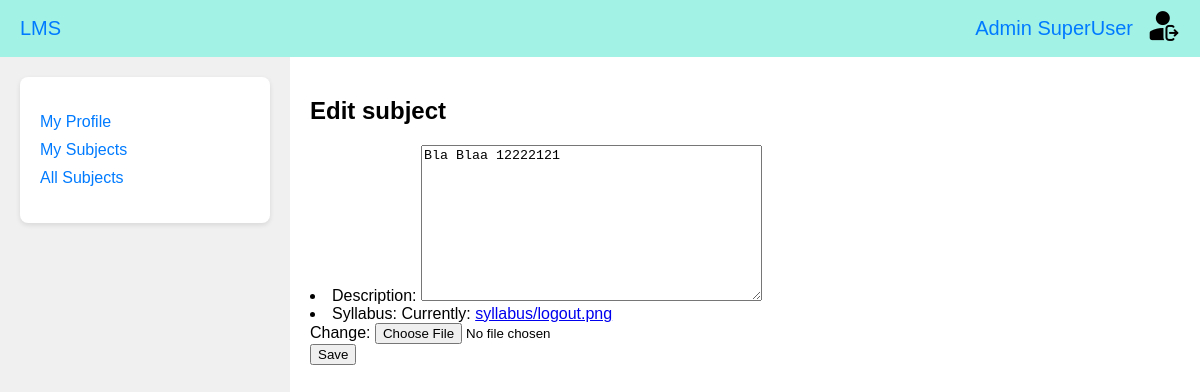
The app's page /subjects/edit/ (signed in), older data.
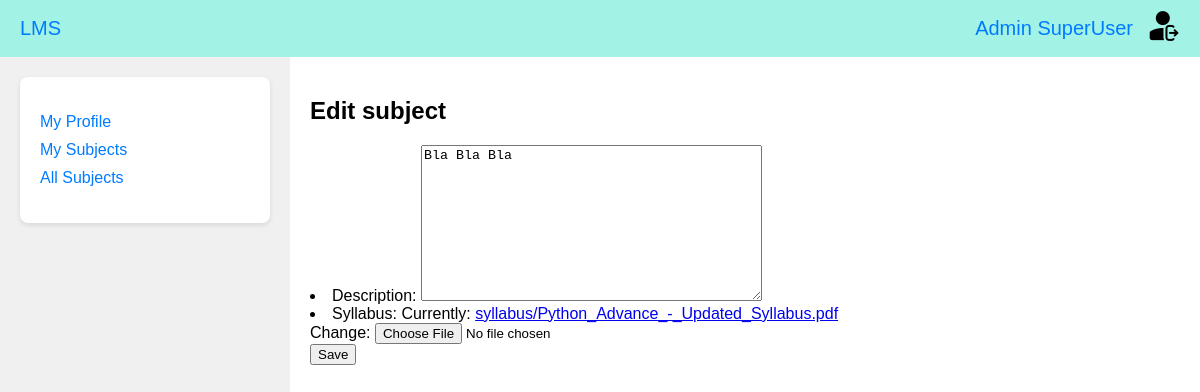
The same page, newer data.
### universities_app/models.py (models this page shows, shortened)
class Subject(models.Model):
    name = models.CharField(max_length=200, verbose_name=_("Subject name"), unique=True)
    description = models.TextField(verbose_name=_("Description"))
    syllabus = models.FileField(verbose_name=_("Syllabus"), upload_to="syllabus/")
    faculties = models.ManyToManyField("Faculty", verbose_name=_("Faculties"))
    lecturer = models.OneToOneField(
        "Lecturer", on_delete=models.CASCADE, verbose_name=_("Lecturer")
    )
    student = models.ManyToManyField(
        "Student",
        verbose_name=_("Student"),
        limit_choices_to={"id__lte": 7},
        blank=True,
    )
    class Meta:
        verbose_name = _("Subject")
        verbose_name_plural = _("Subjects")

### universities_app/views.py (the view, shortened to what this page needs)
# urls.py: path('subjects/edit/', edit_subject, name='edit'),
@login_required(login_url='/')
def edit_subject(request):
    if hasattr(request.user, 'lecturer'):
        subject_instance = Subject.objects.get(lecturer=request.user.lecturer)
        form = LecturerForm(instance=subject_instance)
    elif hasattr(request.user, 'student'):
        student_instance = Student.objects.get(user=request.user)
        subjects = student_instance.subject_set.all()
        form = StudentForm(instance=student_instance, initial={'subjects': subjects}, user=request.user)
    return render(request, 'accounts_app/edit_subject.html', {'form': form})

### universities_app/forms.py
class LecturerForm(forms.ModelForm):
    class Meta:
        model = Subject
        fields = ["description", "syllabus"]

### templates/accounts_app/edit_subject.html (shortened to what this page needs)
{% load static %}
<!DOCTYPE html>
<html lang="en">
<head>
    <link rel="stylesheet" href="{% static 'css/main_styles.css' %}?v=2">
</head>
<body>
    {% include 'menu.html' %}
    <div class="main-page">
        <div class="main-page-content">
            <div class="sidebar">
                <div class="box">
                    <ul>
                        <li><a href="{% url 'profile' %}">My Profile</a></li>
                        <li><a href="{% url 'subjects' %}">My Subjects</a></li>
                        <li><a href="{% url 'all_subjects' %}"> All Subjects</a></li>
                    </ul>
                </div>
            </div>
            <div class="content">
                <h2>Edit subject</h2>
                <form method="post">
                    {{ form.as_ul }}
                    <button type="submit">Save</button>
                </form>
            </div>
        </div>
    </div>
</body>
</html>

Row changes from the older to the newer data that the page shows:
changed Subject: description "Bla Blaa 12222121" → "Bla Bla Bla"
Text that changed along with them:
text no longer shown: "Description: Syllabus: Currently: syllabus/logout.png Change:"
text now shown: "Description: Syllabus: Currently: syllabus/Python_Advance_-_Updated_Syllabus.pdf Change:"
